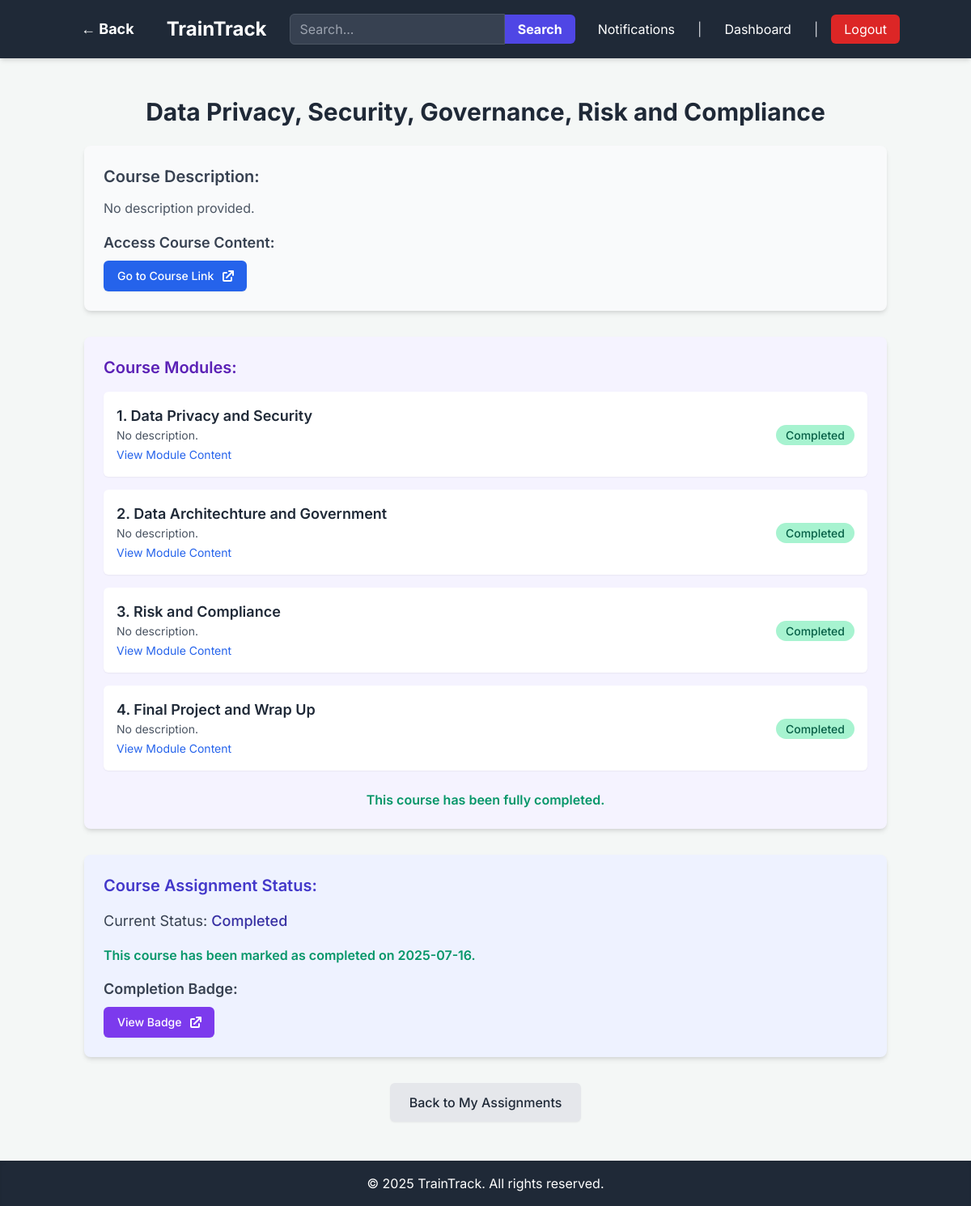
The page /trainee/assignments/1 (signed in) on the database its author committed.
### app.py (models this page shows, shortened)
class Course(db.Model):
    id = db.Column(db.Integer, primary_key=True)
    name = db.Column(db.String(120), nullable=False)
    description = db.Column(db.Text, nullable=True)
    course_link = db.Column(db.String(255), nullable=True) # New field for external link
    created_at = db.Column(db.DateTime, default=datetime.utcnow)
    created_by_id = db.Column(db.Integer, db.ForeignKey('user.id'), nullable=False) # Admin who created it
    assessments = db.relationship('Assessment', backref='course', lazy=True)
    assignments = db.relationship('Assignment', backref='course', lazy=True)
    modules = db.relationship('Module', backref='course', lazy=True) # New relationship for modules

class Module(db.Model):
    id = db.Column(db.Integer, primary_key=True)
    course_id = db.Column(db.Integer, db.ForeignKey('course.id'), nullable=False)
    name = db.Column(db.String(120), nullable=False)
    description = db.Column(db.Text, nullable=True)
    module_link = db.Column(db.String(255), nullable=True) # Link to module content
    created_at = db.Column(db.DateTime, default=datetime.utcnow)
    created_by_id = db.Column(db.Integer, db.ForeignKey('user.id'), nullable=False)
    module_completions = db.relationship('TraineeModuleCompletion', backref='module', lazy=True)

class Assignment(db.Model):
    id = db.Column(db.Integer, primary_key=True)
    trainee_id = db.Column(db.Integer, db.ForeignKey('user.id'), nullable=False)
    course_id = db.Column(db.Integer, db.ForeignKey('course.id'), nullable=True) # Either course_id or assessment_id must be set
    assessment_id = db.Column(db.Integer, db.ForeignKey('assessment.id'), nullable=True) # Either course_id or assessment_id must be set
    assigned_by_id = db.Column(db.Integer, db.ForeignKey('user.id'), nullable=False) # Admin who assigned it
    assigned_at = db.Column(db.DateTime, default=datetime.utcnow)
    due_date = db.Column(db.DateTime, nullable=True)
    status = db.Column(db.String(50), default='assigned') # e.g., 'assigned', 'in_progress', 'completed', 'graded', 'submitted_for_grading'
    completion_date = db.Column(db.DateTime, nullable=True)
    score = db.Column(db.Float, nullable=True) # Overall score for the assignment
    completion_badge_link = db.Column(db.String(255), nullable=True) # New field for course completion badge
    submissions = db.relationship('Submission', backref='assignment', lazy=True)
    module_completions = db.relationship('TraineeModuleCompletion', backref='assignment', lazy=True) # New relationship for module completions

### app.py (the view, shortened to what this page needs)
@app.route('/trainee/assignments/<int:assignment_id>')
@login_required
@trainee_required
def view_assignment(assignment_id):
    current_year = datetime.now().year
    assignment = Assignment.query.get_or_404(assignment_id)
    if assignment.trainee_id != current_user.id:
        flash('You do not have permission to view this assignment.', 'danger')
        return redirect(url_for('my_assignments'))
    if assignment.course_id:
        course = Course.query.get_or_404(assignment.course_id)
        modules = Module.query.filter_by(course_id=course.id).order_by(Module.id.asc()).all()
        module_completion_status = {}
        for module in modules:
            completion = TraineeModuleCompletion.query.filter_by(
                assignment_id=assignment.id,
                module_id=module.id
            ).first()
            module_completion_status[module.id] = True if completion else False
        return render_template('trainee/view_course.html', title=course.name, course=course, assignment=assignment, modules=modules, module_completion_status=module_completion_status, current_year=current_year)
    else:
        flash('This assignment does not link to a valid course or assessment.', 'danger')
        return redirect(url_for('my_assignments'))

### app.py (called while the page is built)
def role_required(role):
    def decorator(f):
        @wraps(f)
        def decorated_function(*args, **kwargs):
            if not current_user.is_authenticated or current_user.role != role:
                flash('You do not have permission to access this page.', 'danger')
                return redirect(url_for('dashboard')) # Redirect to dashboard or login
            return f(*args, **kwargs)
        return decorated_function
    return decorator

@login_manager.user_loader
def load_user(user_id):
    return User.query.get(int(user_id))

@app.context_processor
def inject_unread_notifications_count():
    if current_user.is_authenticated:
        unread_count = Notification.query.filter_by(recipient_id=current_user.id, is_read=False).count()
        return dict(unread_notifications_count=unread_count)
    return dict(unread_notifications_count=0)

### templates/trainee/view_course.html (shortened to what this page needs)
{% extends "base.html" %}
{% block content %}
    <h1 class="text-3xl font-bold text-gray-800 mb-6 text-center">{{ course.name }}</h1>
    <div class="bg-gray-50 p-6 rounded-lg shadow-md mb-8">
        <h2 class="text-xl font-semibold text-gray-700 mb-3">Course Description:</h2>
        <p class="text-gray-600 leading-relaxed mb-4">{{ course.description if course.description else 'No description provided.' }}</p>
        {% if course.course_link %}
            <div class="mt-4">
                <h3 class="text-lg font-semibold text-gray-700 mb-2">Access Course Content:</h3>
                <a href="{{ course.course_link }}" target="_blank" rel="noopener noreferrer"
                   class="inline-flex items-center px-4 py-2 border border-transparent text-sm font-medium rounded-md shadow-sm text-white bg-blue-600 hover:bg-blue-700 focus:outline-none focus:ring-2 focus:ring-offset-2 focus:ring-blue-500">
                    Go to Course Link
                </a>
            </div>
        {% else %}
            <p class="text-gray-500 text-sm mt-4">No external link provided for this course.</p>
        {% endif %}
    </div>
    <div class="bg-purple-50 p-6 rounded-lg shadow-md mt-6 mb-8">
        <h2 class="text-xl font-semibold text-purple-800 mb-4">Course Modules:</h2>
        {% if modules %}
            <ul class="space-y-4">
                {% for module in modules %}
                    <li class="bg-white p-4 rounded-md shadow-sm flex justify-between items-center">
                        <div>
                            <h3 class="text-lg font-semibold text-gray-800">{{ loop.index }}. {{ module.name }}</h3>
                            <p class="text-gray-600 text-sm">{{ module.description if module.description else 'No description.' }}</p>
                            {% if module.module_link %}
                                <a href="{{ module.module_link }}" target="_blank" rel="noopener noreferrer" class="text-blue-600 hover:underline text-sm mt-1 inline-block">View Module Content</a>
                            {% endif %}
                        </div>
                        <div>
                            {% if module_completion_status[module.id] %}
                                <span class="px-3 py-1 rounded-full bg-green-200 text-green-800 text-sm font-medium">Completed</span>
                            {% else %}
                                <form action="{{ url_for('mark_module_completed', assignment_id=assignment.id, module_id=module.id) }}" method="POST">
                                    <button type="submit" class="bg-indigo-600 hover:bg-indigo-700 text-white px-3 py-1 rounded-md text-sm transition duration-300">
                                        Mark as Completed
                                    </button>
                                </form>
                            {% endif %}
                        </div>
                    </li>
                {% endfor %}
            </ul>
            {% set all_modules_completed = true %}
            {% for module in modules %}
                {% if not module_completion_status[module.id] %}
                    {% set all_modules_completed = false %}
                {% endif %}
            {% endfor %}
            {% if all_modules_completed and assignment.status != 'completed' %}
                <div class="mt-6 text-center">
                    <p class="text-green-700 font-semibold mb-3">All modules completed! You can now mark the entire course as completed.</p>
                    <a href="{{ url_for('complete_course', assignment_id=assignment.id) }}"
                       class="inline-block bg-green-600 hover:bg-green-700 text-white font-bold py-2 px-4 rounded-md focus:outline-none focus:shadow-outline transition duration-300">
                        Mark Entire Course Completed
                    </a>
                </div>
            {% elif assignment.status == 'completed' %}
                <p class="text-center text-green-600 font-semibold mt-6">This course has been fully completed.</p>
            {% else %}
                <p class="text-center text-gray-600 mt-6">Complete all modules to mark the entire course as completed.</p>
            {% endif %}
        {% else %}
            <p class="text-center text-gray-600 text-lg">No modules defined for this course yet.</p>
        {% endif %}
    </div>
    <div class="bg-indigo-50 p-6 rounded-lg shadow-md mt-6">
        <h2 class="text-xl font-semibold text-indigo-700 mb-4">Course Assignment Status:</h2>
        <p class="text-lg text-gray-700 mb-4">Current Status: <span class="font-medium text-indigo-800">{{ assignment.status.replace('_', ' ').title() }}</span></p>
        {% if assignment.status == 'completed' %}
            <p class="text-green-600 font-semibold">This course has been marked as completed on {{ assignment.completion_date.strftime('%Y-%m-%d') }}.</p>
            {% if assignment.completion_badge_link %}
                <div class="mt-4">
                    <h3 class="text-lg font-semibold text-gray-700 mb-2">Completion Badge:</h3>
                    <a href="{{ assignment.completion_badge_link }}" target="_blank" rel="noopener noreferrer"
                       class="inline-flex items-center px-4 py-2 border border-transparent text-sm font-medium rounded-md shadow-sm text-white bg-purple-600 hover:bg-purple-700 focus:outline-none focus:ring-2 focus:ring-offset-2 focus:ring-purple-500">
                        View Badge
                    </a>
                </div>
            {% else %}
                <p class="text-gray-500 text-sm mt-2">No completion badge link was provided for this course.</p>
            {% endif %}
        {% endif %}
    </div>
    <div class="mt-8 text-center">
        <a href="{{ url_for('my_assignments') }}" class="inline-block bg-gray-200 text-gray-800 px-6 py-3 rounded-md font-medium hover:bg-gray-300 transition duration-300 shadow-sm">
            Back to My Assignments
        </a>
    </div>
{% endblock %}

### templates/base.html (style rules this page uses)
body { font-family: 'Inter', sans-serif; background-color: #f4f7f6; }

### rows shown on the page
Course: name "Data Privacy, Security, Governance, Risk and Compliance", description "No description provided."
Module: name "Data Privacy and Security", description "No description.", shows "Completed"
Module: name "Data Architechture and Government", description "No description.", shows "Completed"
Module: name "Risk and Compliance", description "No description.", shows "Completed"
Module: name "Final Project and Wrap Up", description "No description.", shows "Completed"
Assignment: status.replace "Completed", completion_date "2025-07-16"
